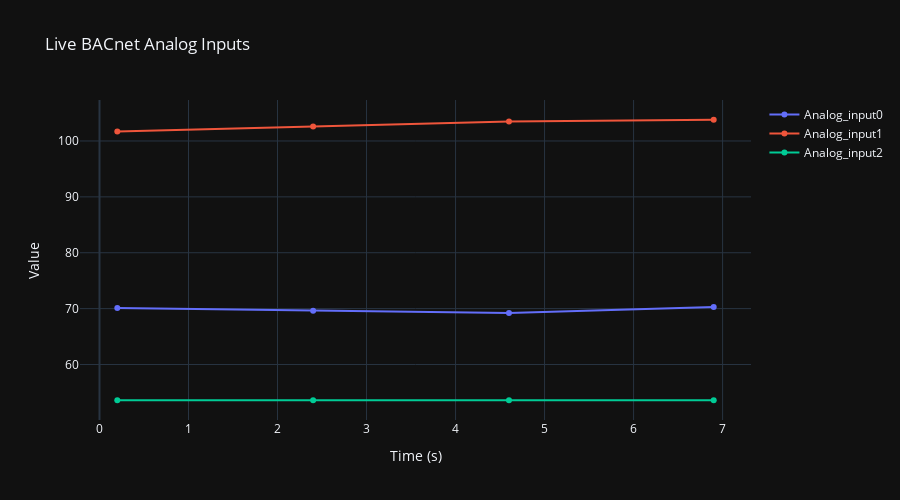

Notebook source saved alongside this figure:
### Markdown cell above
### 3. Communicate with Yabe and display a live data in a graph.

Make sure to input your own local ip address and specify the device's BACnet/I UDP port number (obtained from Yabe explorer):
- 192.168.1.66 → the device’s IP address
- 58956 → the device’s BACnet/IP UDP port

### Code cell
import BAC0
import time
import plotly.graph_objects as go
from IPython.display import display, clear_output

# Setup BACnet connection
try:
    bacnet = BAC0.lite(ip="192.168.1.66/24", port=47818)
    print("✅ BACnet connected.")
except Exception as e:
    print(f"[ERROR] Failed to start BACnet: {e}")
    exit()

# Buffer for plotting
history = {
    "Analog_input0": [],
    "Analog_input1": [],
    "Analog_input2": [],
    "time": []
}

# --- Read Analog Inputs from BACnet ---
def read_bacnet_inputs():
    values = {}
    for i in range(3):
        point = f"192.168.1.66:55099 analogInput {i} presentValue"
        try:
            value = float(bacnet.read(point))
        except Exception as e:
            print(f"[ERROR] reading analogInput {i}: {e}")
            value = None
        values[f"Analog_input{i}"] = value
    return values

# --- Plot the Live Graph ---
def plot_live():
    try:
        fig = go.Figure()
        for key in ["Analog_input0", "Analog_input1", "Analog_input2"]:
            fig.add_trace(go.Scatter(
                x=history["time"], y=history[key],
                mode='lines+markers', name=key
            ))
        fig.update_layout(
            title="Live BACnet Analog Inputs",
            xaxis_title="Time (s)",
            yaxis_title="Value",
            template="plotly_dark",
            height=500
        )
        clear_output(wait=True)
        display(fig)
    except Exception as e:
        print(f"[ERROR] plotting: {e}")

# --- Main Loop to Read and Plot ---
def main():
    print("📈 Starting live monitoring...")
    start = time.time()
    try:
        while True:
            values = read_bacnet_inputs()
            now = round(time.time() - start, 1)
            history["time"].append(now)
            for key in ["Analog_input0", "Analog_input1", "Analog_input2"]:
                history[key].append(values.get(key))
            plot_live()
            time.sleep(2)
    except KeyboardInterrupt:
        print("\n🛑 Monitoring stopped by user.")
    except Exception as e:
        print(f"[ERROR] main loop: {e}")
    finally:
        try:
            bacnet.disconnect()
            print("🔌 BACnet connection closed.")
        except Exception as e:
            print(f"[ERROR] during disconnect: {e}")

# Run only if called directly
if __name__ == '__main__':
    main()

### Figure 1 — Plotly figure (JSON) as saved in the notebook; plotly's stock layout.template omitted (floating-point values rounded to 4 significant figures)
{"data": [{"mode": "lines+markers", "name": "Analog_input0", "type": "scatter", "x": [0.2, 2.4, 4.6, 6.9], "y": [70.1, 69.6, 69.2, 70.3]}, {"mode": "lines+markers", "name": "Analog_input1", "type": "scatter", "x": [0.2, 2.4, 4.6, 6.9], "y": [101.7, 102.6, 103.5, 103.8]}, {"mode": "lines+markers", "name": "Analog_input2", "type": "scatter", "x": [0.2, 2.4, 4.6, 6.9], "y": [53.6, 53.6, 53.6, 53.6]}], "layout": {"height": 500, "title": {"text": "Live BACnet Analog Inputs"}, "xaxis": {"title": {"text": "Time (s)"}}, "yaxis": {"title": {"text": "Value"}}}}
